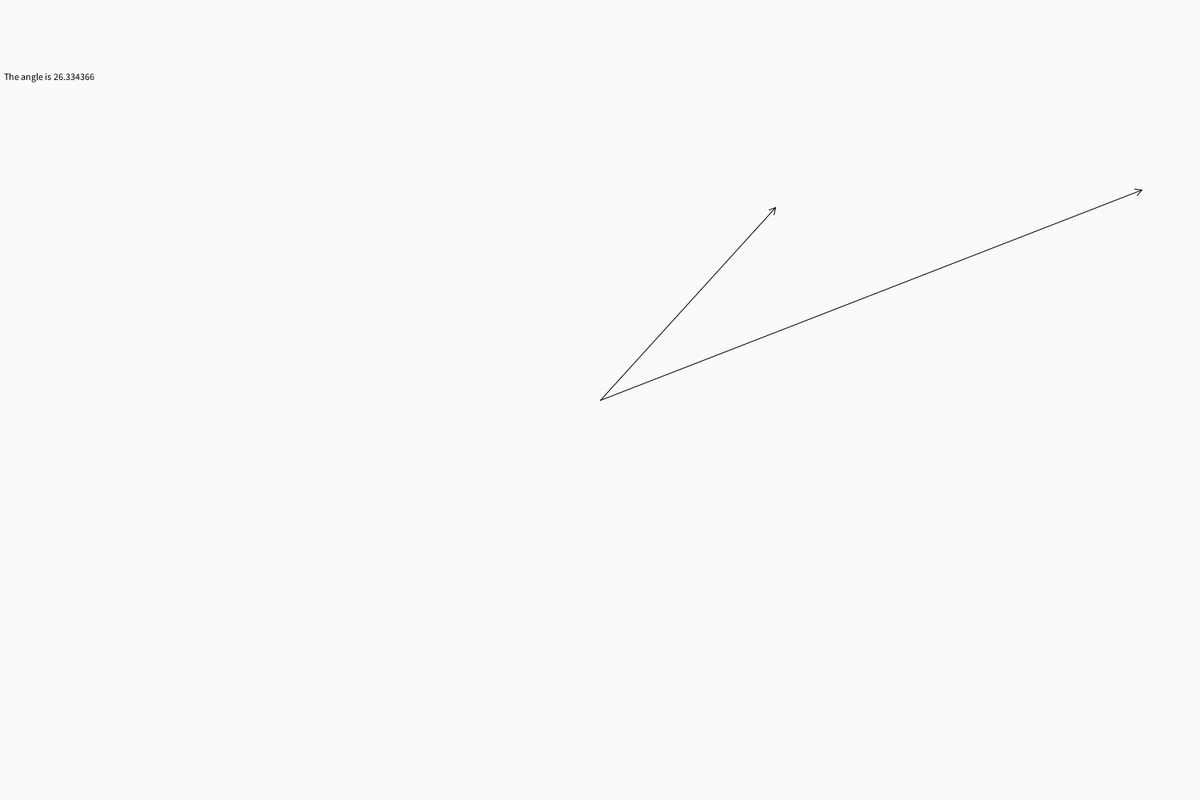
Frame 1 (no input)
Frame 60 (the mouse pressed at the canvas centre just before this capture): identical to frame 1, image omitted
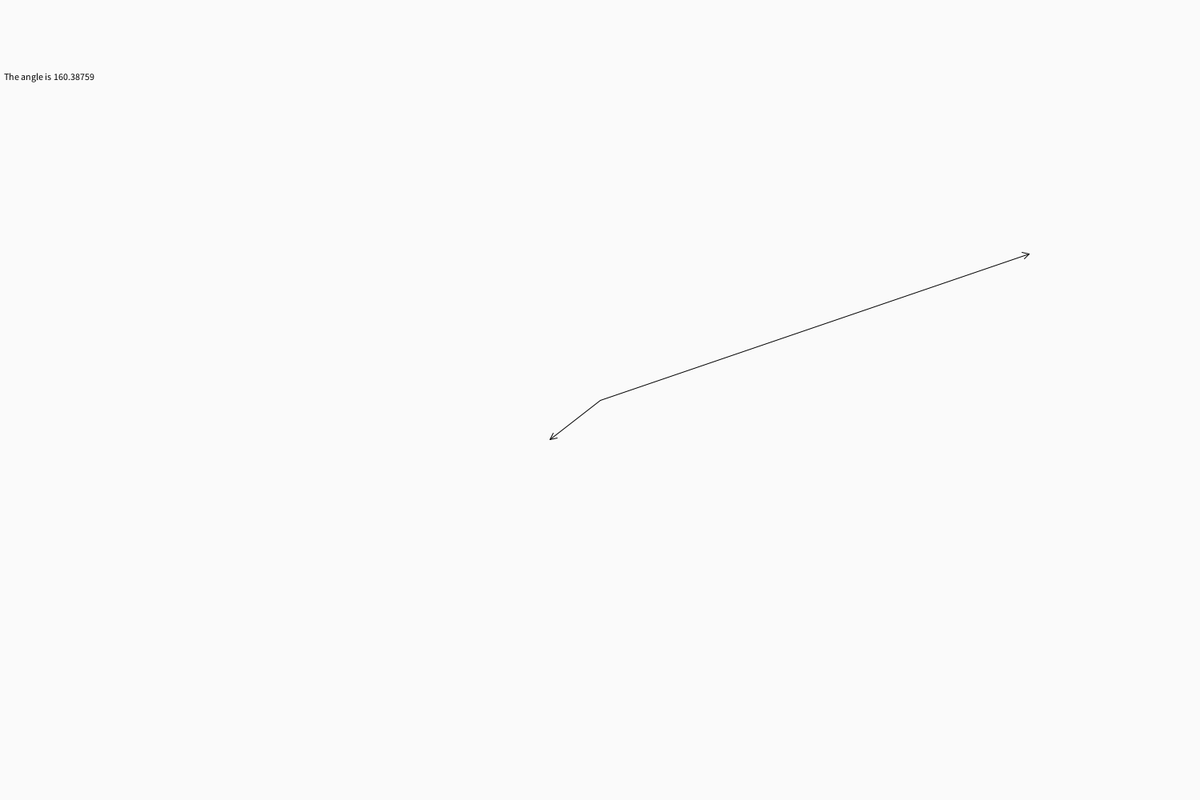
Frame 120 (the mouse held since frame 60 and released just before this capture)

The Processing sketch that drew these frames (run headless with seeded random() and noise(); from frame 60 on, the mouse is pressed at the canvas centre):

// Processing sketch: The_Angle
// ── The_Angle.pde

Angle angle;
void setup()
{
  size(1500,1000);
  angle = new Angle(width/2,height/2);
}

void draw()
{
  background(250);
  angle.display();
  text();
}

void mousePressed()
{
   angle.cout(); 
}

void text()
  {
    fill(0);
    textAlign(LEFT);
    text("The angle is "+angle.angle,5,100);
  }
// ── Angle.pde
class Angle
{
  PVector location2;
  PVector location1;
  PVector middle;
  float angle1;
  float angle2;
  float angle;
  float radians;
  float len1;
  float len2;
  Angle(float x,float y)
  {
    middle = new PVector(x,y);
    angle = 0;
    radians = 0;
    cout();
  }
  
  void cout()
  {
    location2 = new PVector(random(width),random(height));
    location1 = new PVector(random(width),random(height));
    PVector a1 = PVector.sub(location1,middle);
    PVector a2 = PVector.sub(location2,middle);
    len1 = a1.mag();
    len2 = a2.mag();
    angle = degrees(PVector.angleBetween(a1,a2));
    angle1 = a1.heading2D();
    angle2 = a2.heading2D();
  }
  
  void display()
  {
    pushMatrix();
    translate(middle.x,middle.y);
    rotate(angle1);
    line(0,0,len1,0);
    line(len1,0,len1-8,4);
    line(len1,0,len1-8,-4);
    popMatrix();
    pushMatrix();
    translate(middle.x,middle.y);
    rotate(angle2);
    line(0,0,len2,0);
    line(len2,0,len2-8,4);
    line(len2,0,len2-8,-4);
    popMatrix();
    
  }
  
  
}
